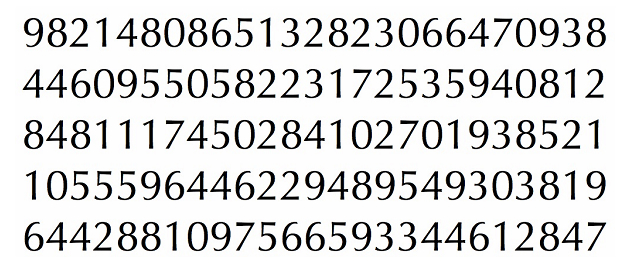
#> input picture images/final.jpg, 630 x 263 px
$ jupyter execute --allow-errors 01_prepare_digitsDataset.ipynb   (older library calls are emulated)
#> lines starting #> are read from the running program, lines starting #| are printed output that depends on the picture; after the words box and inside, x2 and y2 are one past the last pixel; in counts of white or black regions, pixels touching at a corner belong together
# Dependancies

[cell 1]
import cv2
import numpy as np
import pandas as pd

## DIGIT EXTRACTION

[cell 2]
def ROI(image):
    gray = cv2.cvtColor(image, cv2.COLOR_BAYER_BG2GRAY)
    _, binary = cv2.threshold(gray, 200, 255, cv2.THRESH_BINARY_INV)
    _, cnts, _ = cv2.findContours(binary, cv2.RETR_EXTERNAL, cv2.CHAIN_APPROX_SIMPLE)
    return cnts

# Sort Contours from right to left

[cell 3]
def sortContours(cnts):
    boundingBoxes = [cv2.boundingRect(cnt) for cnt in cnts]
    (cnts, boundingBoxes) = zip(*sorted(zip(cnts, boundingBoxes), key = lambda x:x[1][0], reverse=True))
    return (cnts, boundingBoxes)

### Load the source image to build our digits data set.

[cell 4]
from IPython.display import Image
Image(filename='images/final.jpg')

[cell 5]
image1 = cv2.imread('images/final.jpg', 0)
#> image1: shape (263, 630); min 0, max 255, mean 220.3
image1_colored = cv2.imread('images/final.jpg')
#> image1_colored is the input picture: shape (263, 630, 3); mean B, G, R 220.1, 220.3, 220.2

# Extract all the digits from the image

[cell 6]
from IPython.display import Image
Image(filename='images/extraction.jpg')

[cell 7]
def ROI_EXtraction(cnt, sourceImg, sizeLimit=250, resize=28, padding=2):
    x, y, w, h = cv2.boundingRect(cnt)
    if (w*h > sizeLimit):
        #_multiplier = resize / (h + padding)
        _length = h + padding
        _widthOffset = int((_length - w + padding) / 2)
        #print(y-padding,y+padding,x-_widthOffset,x+_widthOffset)
        roi = sourceImg.copy()
        roi = roi[y-padding:y+h+padding,x-_widthOffset:x+_widthOffset+w]
        roi[0:-1,0:_widthOffset] = 255
        roi[0:-1,w + _widthOffset:] = 255
        return roi

# Label the digits one by one

[cell 8]
path = 'digits_dataset/'
size = 28
labels = []
counter = 0

cnts = ROI(image1)[1:-1]
#> in ROI, `gray = cv2.cvtColor(image, cv2.COLOR_BAYER_BG2GRAY)`:
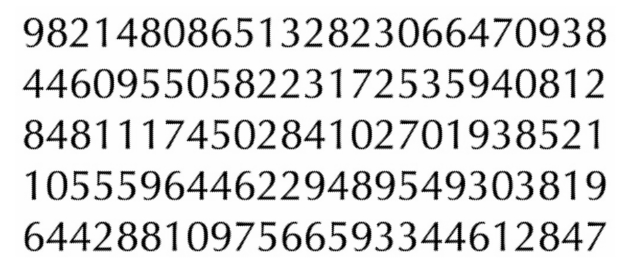
#> gray: shape (263, 630); min 0, max 255, mean 220.3
#> in ROI, `_, binary = cv2.threshold(gray, 200, 255, cv2.THRESH_BINARY_INV)`:
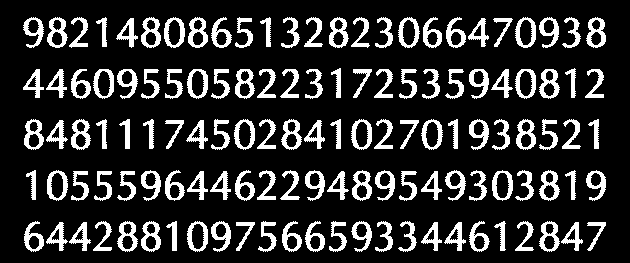
#> binary: shape (263, 630); 18% white; 125 white regions
#> in ROI, `_, cnts, _ = cv2.findContours(binary, cv2.RETR_EXTERNAL, cv2.CHAIN_APP..`: cnts = 125 contours; largest, box (x1, y1, x2, y2) and area: (187, 221, 208, 252) 490, (492, 170, 513, 201) 489, (351, 119, 372, 150) 488, (47, 170, 68, 201) 487, (515, 17, 536, 48) 486
#> cnts = 123 contours; largest, box (x1, y1, x2, y2) and area: (187, 221, 208, 252) 490, (492, 170, 513, 201) 489, (351, 119, 372, 150) 488, (47, 170, 68, 201) 487, (515, 17, 536, 48) 486
(sorted_cnts, boundingBoxes) = sortContours(cnts)
#> in sortContours, `boundingBoxes = [cv2.boundingRect(cnt) for cnt in cnts]`: boundingBoxes = 123 items, first 6: (561, 222, 22, 29), (444, 222, 22, 29), (421, 222, 21, 29), (236, 222, 19, 29), (69, 222, 22, 29), (46, 222, 22, 29)
#> in sortContours, `(cnts, boundingBoxes) = zip(*sorted(zip(cnts, boundingBoxes), key = la..`: boundingBoxes = 123 items, first 6: (588, 119, 11, 30), (586, 170, 20, 31), (586, 17, 20, 31), (585, 69, 19, 29), (565, 170, 11, 30), (565, 68, 11, 30)
#> sorted_cnts has the same summary as cnts
#> (the rest of this cell did not finish here and is left out)
